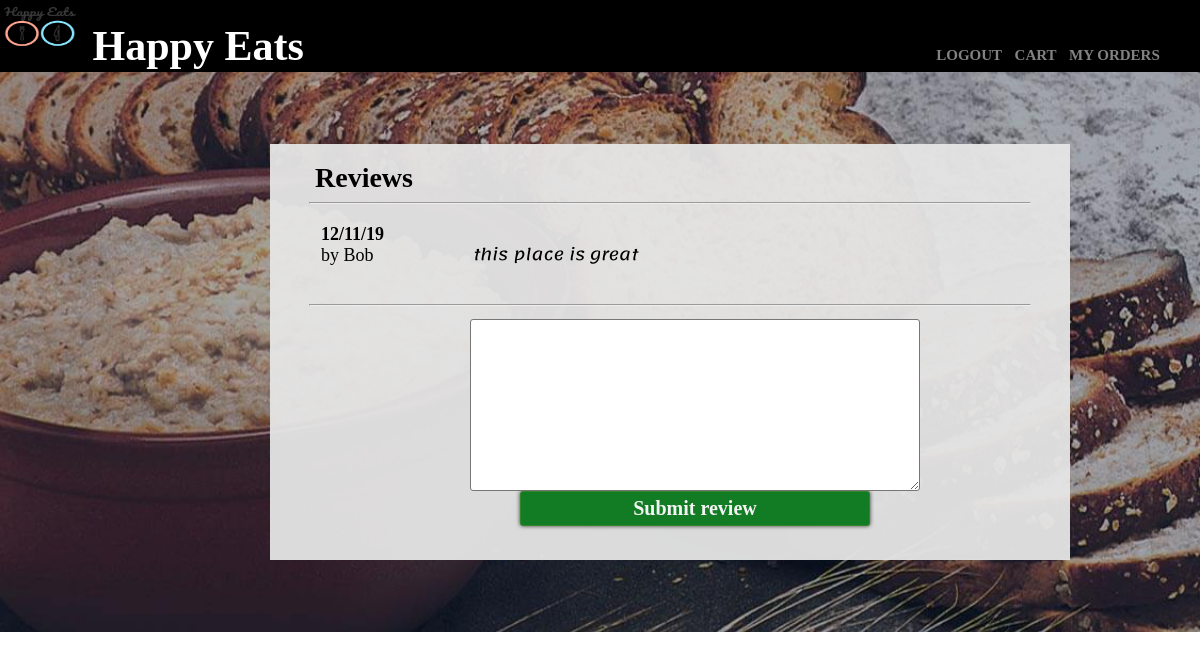
/reviews/Manhattan/AmritSingh, run on the app's committed database.
### tables this page shows
CREATE TABLE reviews (username TEXT, rest TEXT, place TEXT, date TEXT, rating INTEGER, review TEXT, id INTEGER PRIMARY KEY AUTOINCREMENT);

### proj.py (the view)
@app.route('/reviews/<place>/<rest>')
def reviews(place,rest):
	conn=sqlite3.connect('members.db')
	cur=conn.cursor()
	cur.execute("SELECT * FROM reviews WHERE place=? AND rest=?",(place,rest,))
	reviews=cur.fetchall()
	return render_template('reviews.html',place=place,rest=rest,reviews=reviews)

### templates/reviews.html (shortened to what this page needs)
<html>
<head>
<link type="text/css" href="{{url_for('static',filename='webpages.css')}}" rel="stylesheet"/>
<link rel="stylesheet" href="{{url_for('static',filename='alert/alertify.default.css')}}">
<link rel="stylesheet" href="{{url_for('static',filename='alert/alertify.core.css')}}">
</head>
<body>
<h1>
<img src="{{url_for('static',filename='food.jpg')}}"  width="80" height="60">
<span class="h1span"><a class="nava1" href="/">Happy Eats</a></span>
<span>
<a href="/customer_logout" class="login">LOGOUT</></a>
<a href="/cartshow" class="help">CART</a>
<a href="/orders" class="help">MY ORDERS</a>
</span>
</h1>
<div class="content2">
<br>
<br>
<br>
<br>
<div class="content3">
	<br>
	<div class="shopping">
	Reviews
	</div>
	<hr width="90%">
	{%if reviews%}
	<table>
		{%for x in reviews%}
		<tr>
			<td class="first_td">
				<span class="date">{{x[3]}}</span>
				<br>
				<span class="name">by {{x[0]}} </span>
			</td>
			<td>
				<br>
				<span class="review">{{x[5]}}</span>
			</td>
		</tr>
		{%endfor%}
	</table>
	{%else%}
	<span class="no">no reviews YET!!</span>
	{%endif%}
	<br>
	<hr width="90%">
	<form name='form1' onsubmit='required()'>
	<textarea class="input_address" type='text' name='review' cols="40" rows="5" required></textarea>
	<br>
	<input id="gobutton"  type="submit" name="submit" value="Submit review" />
	</form>
<br>
</div>
<br>
<br>
<br>
<br>
</div>
</body>
</html>

### static/webpages.css (style rules this page uses)
body { margin:0; }
h1 { font-family:"Cinzel Decorative Bold"; background-color:black; color:white; font-size:50px; margin:0; }
.h1span { position: relative; bottom: 0px; }
.login { margin-left:620px; font-family:'Times New Roman'; font-size:15px; color:rgb(130,130,130); text-decoration: none; }
.help { font-family:'Times New Roman'; font-size:15px; color:rgb(130,130,130); text-decoration: none; }
.nava1 { color:white; text-decoration:none; font-size:42px; cursor: pointer; }

### data on the page
reviews: date "12/11/19", username "Bob", review "this place is great"
